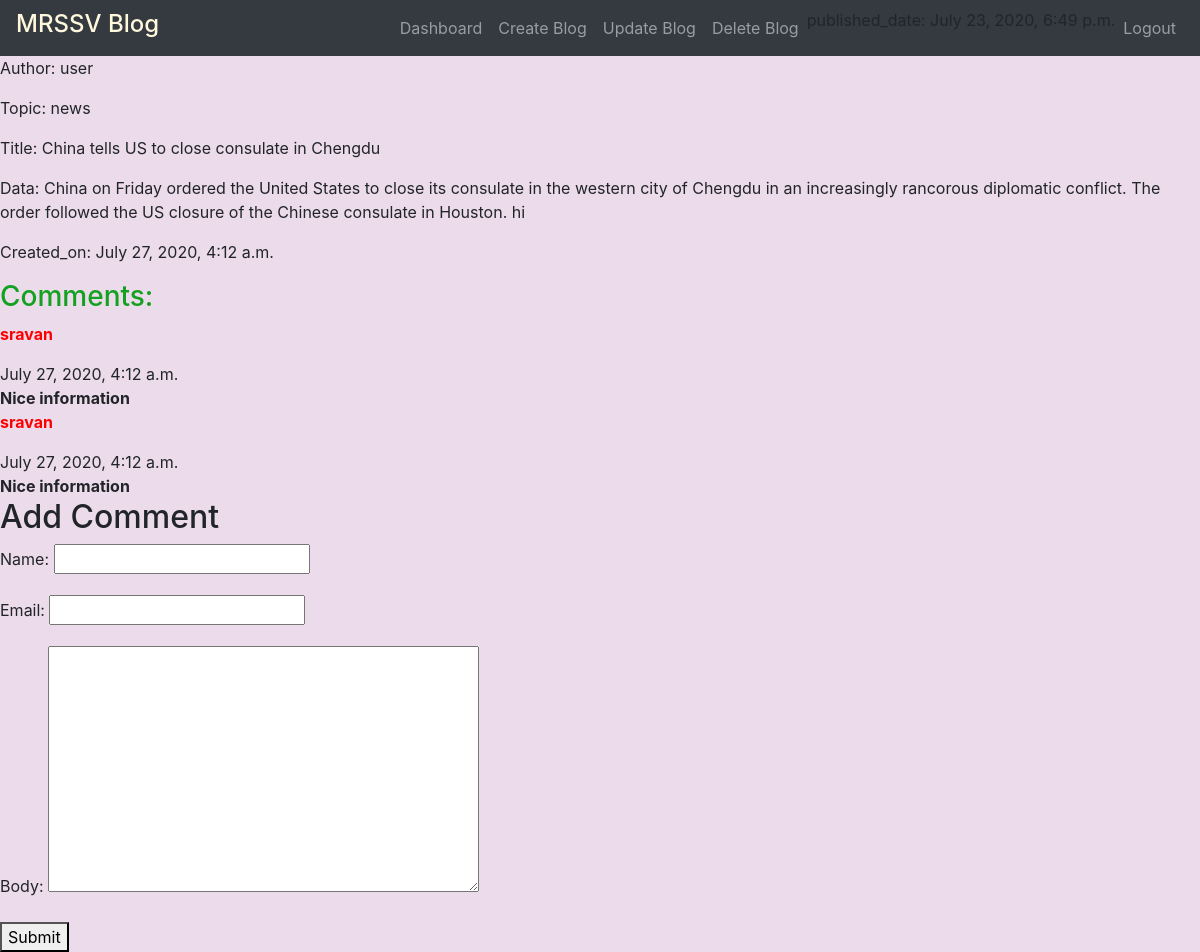
Page /article_preview/2/ on the committed database.
### app_article/models.py (models this page shows, shortened)
class ArticleModel(models.Model):
    author = models.ForeignKey(User, on_delete=models.CASCADE)
    topic = models.CharField(max_length=20, choices=(
        ('arch', 'Architecture'),
        ('news','News'),
        ('heal', 'Health'),
        ('politics','Politics'),
        ('sports','Sports'),
        ('beauty','Beautytips'),
        ('other','Others')
    ))
    title = models.CharField(max_length=500)
    data = models.TextField(max_length=1000,blank=True,null=True)
    created_on = models.DateTimeField(auto_now=True)
    published_date = models.DateTimeField(blank=True, null=True)

class comment(models.Model):
    post=models.ForeignKey(ArticleModel,related_name='comments',on_delete=models.CASCADE)
    name=models.CharField(max_length=50)
    email=models.EmailField()
    body=models.TextField()
    date_added=models.DateTimeField(auto_now_add=True)
    class Meta:
        ordering=['date_added']

### app_article/views.py (the view)
# urls.py: path('article_preview/<int:pk>/', views.article_preview, name ='article_preview'),
def article_preview(request,pk):
    article = get_object_or_404(ArticleModel,pk=pk)
    if request.method=="POST":
        form=commentForm(request.POST)
        if form.is_valid():
            comment=form.save(commit=False)
            comment.post=article
            comment.save()
            return render(request, 'article/article_detail.html', {'article':article})
    else:
        form=commentForm()
    return render(request,'article/article_detail.html',{'article':article,'form':form})

### app_article/forms.py
class commentForm(forms.ModelForm):
    class Meta:
        model=comment
        fields=['name','email','body']

### templates/article/article_detail.html (shortened to what this page needs)
<!DOCTYPE html>
<html lang="en">
<head>
    <link rel="stylesheet" href= "https://maxcdn.bootstrapcdn.com/bootstrap/4.4.1/css/bootstrap.min.css">
</head>
<nav class="navbar navbar-expand-sm bg-dark navbar-dark">
    <h4 style="color: cornsilk;">MRSSV Blog</h4>
    <ul class="navbar-nav ml-auto">
        <li  class="nav-item">
            <a class="nav-link" href="/dashboard/" >Dashboard</a>
        <li class="nav-item">
            <a class="nav-link" href="/article_create/">Create Blog</a>
        </li>
        <li class="nav-item">
            <a class="nav-link"href="{% url 'article_update' pk=article.pk %}">Update Blog</a>
        </li>
        <li class="nav-item">
            <a class="nav-link"  href="{% url 'article_delete' pk=article.pk %}">Delete Blog</a>
        </li>
        {% if article.published_date %}
    <p>published_date: {{article.published_date}}</p>
{% else %}
    <li class="nav-item">
    <a class="nav-link" href="{% url 'publish_article' pk=article.pk %}">Publish Blog</a>
    </li>
{% endif %}
    <li class="nav-item">
        <a class="nav-link" href="/logout/">Logout</a>
    </li>
    </ul>
</nav>
<body style="background-color:#ecdbea;">
<p>Author: {{article.author}}</p>
    <p>Topic: {{article.topic}}</p>
    <p>Title: {{article.title}}</p>
    <p>Data: {{article.data}}</p>
    <p>Created_on: {{article.created_on}}</p>
    <h3 class="subtitle" style="color:rgb(19, 161, 31)">Comments:</h3>
        {% for comment in article.comments.all %}
        <article class="media">
            <div class="media-content">
                <div class="content">
                   <strong> <p style="color:red;">{{comment.name}}</p></strong>{{article.created_on}}
                            <br>
                            <strong>{{comment.body}}</strong>
                    </div>
                </div>
            </article>
            {% empty %}
             <div class="notifications">
                 <p>No comments yet..!</p>
             </div>
             {% endfor %}
            <h2 class="subtitle">Add Comment</h2>
            <form method="post" action=".">
                {{form.as_p}}
                <div class ="field">
                    <div class="control">
                        <button class ="button is_success">Submit</button>
                    </div>
                </div>
            </form>
</body>
</html>

### rows in the picture
ArticleModel: published_date "July 23, 2020, 6:49 p.m.", author "user", topic "news", title "China tells US to close consulate in Chengdu", data "China on Friday ordered the United States to close its consulate in the western city of Chengdu in an increasingly rancorous diplomatic conflict. The order followed the US closure of the Chinese consulate in Houston. hi", created_on "July 27, 2020, 4:12 a.m."
comment: name "sravan", body "Nice information"
comment: name "sravan", body "Nice information"
